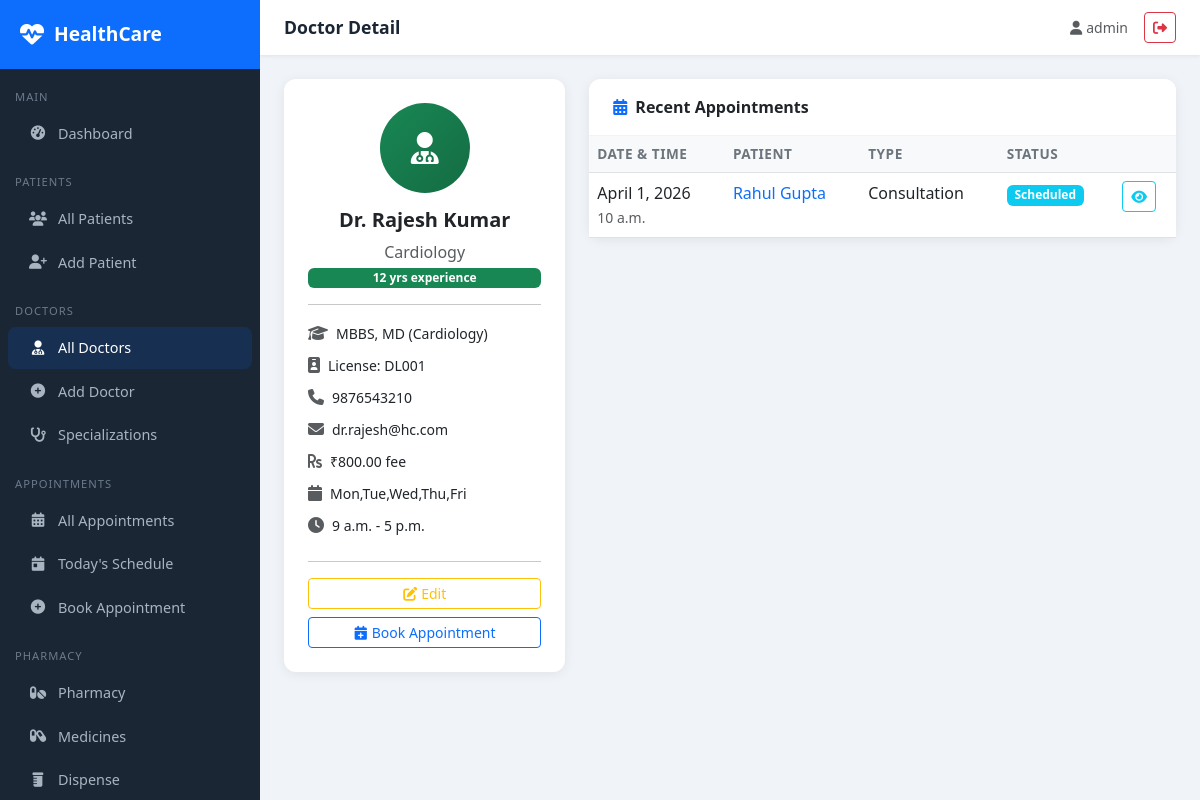
The page /doctors/1/ (signed in) on the database its author committed.
### doctors/models.py (models this page shows, shortened)
class Doctor(models.Model):
    user = models.OneToOneField(User, on_delete=models.SET_NULL, null=True, blank=True)
    first_name = models.CharField(max_length=100)
    last_name = models.CharField(max_length=100)
    specialization = models.ForeignKey(Specialization, on_delete=models.SET_NULL, null=True)
    qualification = models.CharField(max_length=200)
    experience_years = models.IntegerField(default=0)
    phone = models.CharField(max_length=15)
    email = models.EmailField()
    license_number = models.CharField(max_length=50, unique=True)
    consultation_fee = models.DecimalField(max_digits=8, decimal_places=2, default=0)
    available_days = models.CharField(max_length=100, blank=True, help_text="e.g. Mon,Tue,Wed")
    available_time_start = models.TimeField(null=True, blank=True)
    available_time_end = models.TimeField(null=True, blank=True)
    bio = models.TextField(blank=True)
    is_active = models.BooleanField(default=True)
    created_at = models.DateTimeField(auto_now_add=True)
    def __str__(self):
        return f"Dr. {self.first_name} {self.last_name}"

class Specialization(models.Model):
    name = models.CharField(max_length=100, unique=True)
    description = models.TextField(blank=True)
    def __str__(self):
        return self.name

### appointments/models.py (models this page shows, shortened)
class Appointment(models.Model):
    STATUS_CHOICES = [
        ('scheduled', 'Scheduled'),
        ('confirmed', 'Confirmed'),
        ('completed', 'Completed'),
        ('cancelled', 'Cancelled'),
        ('no_show', 'No Show'),
    ]
    TYPE_CHOICES = [
        ('consultation', 'Consultation'),
        ('follow_up', 'Follow Up'),
        ('emergency', 'Emergency'),
        ('routine_checkup', 'Routine Checkup'),
        ('lab_test', 'Lab Test'),
        ('surgery', 'Surgery'),
    ]
    patient = models.ForeignKey(Patient, on_delete=models.CASCADE, related_name='appointments')
    doctor = models.ForeignKey(Doctor, on_delete=models.CASCADE, related_name='appointments')
    appointment_date = models.DateField()
    appointment_time = models.TimeField()
    appointment_type = models.CharField(max_length=30, choices=TYPE_CHOICES, default='consultation')
    status = models.CharField(max_length=20, choices=STATUS_CHOICES, default='scheduled')
    reason = models.TextField(blank=True)
    notes = models.TextField(blank=True)
    follow_up_date = models.DateField(null=True, blank=True)
    created_at = models.DateTimeField(auto_now_add=True)
    updated_at = models.DateTimeField(auto_now=True)
    class Meta:
        ordering = ['-appointment_date', '-appointment_time']

### patients/models.py (models this page shows, shortened)
class Patient(models.Model):
    BLOOD_GROUP_CHOICES = [
        ('A+', 'A+'), ('A-', 'A-'), ('B+', 'B+'), ('B-', 'B-'),
        ('O+', 'O+'), ('O-', 'O-'), ('AB+', 'AB+'), ('AB-', 'AB-'),
    ]
    GENDER_CHOICES = [('M', 'Male'), ('F', 'Female'), ('O', 'Other')]
    user = models.OneToOneField(User, on_delete=models.SET_NULL, null=True, blank=True)
    first_name = models.CharField(max_length=100)
    last_name = models.CharField(max_length=100)
    date_of_birth = models.DateField()
    gender = models.CharField(max_length=1, choices=GENDER_CHOICES)
    blood_group = models.CharField(max_length=3, choices=BLOOD_GROUP_CHOICES, blank=True)
    phone = models.CharField(max_length=15)
    email = models.EmailField(blank=True)
    address = models.TextField()
    emergency_contact_name = models.CharField(max_length=100, blank=True)
    emergency_contact_phone = models.CharField(max_length=15, blank=True)
    allergies = models.TextField(blank=True, help_text="List known allergies")
    chronic_conditions = models.TextField(blank=True)
    insurance_provider = models.CharField(max_length=100, blank=True)
    insurance_id = models.CharField(max_length=50, blank=True)
    created_at = models.DateTimeField(auto_now_add=True)
    updated_at = models.DateTimeField(auto_now=True)
    def __str__(self):
        return f"{self.first_name} {self.last_name}"

### doctors/views.py (the view)
# urls.py: path('<int:pk>/', views.doctor_detail, name='doctor_detail'),
@login_required
def doctor_detail(request, pk):
    doctor = get_object_or_404(Doctor, pk=pk)
    appointments = doctor.appointments.order_by('-appointment_date')[:10]
    return render(request, 'doctors/doctor_detail.html', {'doctor': doctor, 'appointments': appointments})

### templates/doctors/doctor_detail.html (shortened to what this page needs)
{% extends 'base/base.html' %}
{% block page_title %}Doctor Detail{% endblock %}
{% block content %}
<div class="row g-4">
    <div class="col-md-4">
        <div class="card text-center p-4">
            <div style="width:90px;height:90px;background:linear-gradient(135deg,#198754,#146c43);border-radius:50%;display:flex;align-items:center;justify-content:center;margin:0 auto 15px;">
                <i class="fas fa-user-md fa-2x text-white"></i>
            </div>
            <h5 class="fw-bold">{{ doctor }}</h5>
            <p class="text-muted mb-1">{{ doctor.specialization }}</p>
            <span class="badge bg-success">{{ doctor.experience_years }} yrs experience</span>
            <hr>
            <div class="text-start">
                <div class="mb-2"><i class="fas fa-graduation-cap text-muted me-2"></i><small>{{ doctor.qualification }}</small></div>
                <div class="mb-2"><i class="fas fa-id-badge text-muted me-2"></i><small>License: {{ doctor.license_number }}</small></div>
                <div class="mb-2"><i class="fas fa-phone text-muted me-2"></i><small>{{ doctor.phone }}</small></div>
                <div class="mb-2"><i class="fas fa-envelope text-muted me-2"></i><small>{{ doctor.email }}</small></div>
                <div class="mb-2"><i class="fas fa-rupee-sign text-muted me-2"></i><small>₹{{ doctor.consultation_fee }} fee</small></div>
                {% if doctor.available_days %}
                <div class="mb-2"><i class="fas fa-calendar text-muted me-2"></i><small>{{ doctor.available_days }}</small></div>
                {% endif %}
                {% if doctor.available_time_start %}
                <div class="mb-2"><i class="fas fa-clock text-muted me-2"></i><small>{{ doctor.available_time_start }} - {{ doctor.available_time_end }}</small></div>
                {% endif %}
            </div>
            <hr>
            <div class="d-grid gap-2">
                <a href="{% url 'doctor_update' doctor.pk %}" class="btn btn-outline-warning btn-sm"><i class="fas fa-edit me-1"></i>Edit</a>
                <a href="{% url 'appointment_create' %}?doctor={{ doctor.pk }}" class="btn btn-outline-primary btn-sm"><i class="fas fa-calendar-plus me-1"></i>Book Appointment</a>
            </div>
        </div>
    </div>
    <div class="col-md-8">
        <div class="card">
            <div class="card-header py-3 px-4"><i class="fas fa-calendar-alt text-primary me-2"></i>Recent Appointments</div>
            <div class="card-body p-0">
                <div class="table-responsive">
                    <table class="table table-hover mb-0">
                        <thead><tr><th>Date & Time</th><th>Patient</th><th>Type</th><th>Status</th><th></th></tr></thead>
                        <tbody>
                        {% for appt in appointments %}
                        <tr>
                            <td>{{ appt.appointment_date }}<br><small class="text-muted">{{ appt.appointment_time }}</small></td>
                            <td><a href="{% url 'patient_detail' appt.patient.pk %}" class="text-decoration-none">{{ appt.patient }}</a></td>
                            <td>{{ appt.get_appointment_type_display }}</td>
                            <td><span class="badge badge-status-{{ appt.status }}">{{ appt.get_status_display }}</span></td>
                            <td><a href="{% url 'appointment_detail' appt.pk %}" class="btn btn-sm btn-outline-info"><i class="fas fa-eye"></i></a></td>
                        </tr>
                        {% empty %}
                        <tr><td colspan="5" class="text-center text-muted py-3">No appointments yet.</td></tr>
                        {% endfor %}
                        </tbody>
                    </table>
                </div>
            </div>
        </div>
    </div>
</div>
{% endblock %}

### templates/base/base.html (shortened to what this page needs)
<!DOCTYPE html>
<html lang="en">
<head>
    <link href="https://cdn.jsdelivr.net/npm/bootstrap@5.3.0/dist/css/bootstrap.min.css" rel="stylesheet">
    <link href="https://cdnjs.cloudflare.com/ajax/libs/font-awesome/6.4.0/css/all.min.css" rel="stylesheet">
</head>
<body>
{% if user.is_authenticated %}
<div class="sidebar">
    <div class="sidebar-brand">
        <i class="fas fa-heartbeat"></i>
        <span>HealthCare</span>
    </div>
    <nav class="mt-2">
        <div class="nav-section">Main</div>
        <a href="{% url 'dashboard' %}" class="nav-link {% if request.resolver_match.url_name == 'dashboard' %}active{% endif %}">
            <i class="fas fa-tachometer-alt"></i> Dashboard
        </a>
        <div class="nav-section">Patients</div>
        <a href="{% url 'patient_list' %}" class="nav-link {% if 'patient' in request.resolver_match.url_name %}active{% endif %}">
            <i class="fas fa-users"></i> All Patients
        </a>
        <a href="{% url 'patient_create' %}" class="nav-link">
            <i class="fas fa-user-plus"></i> Add Patient
        </a>
        <div class="nav-section">Doctors</div>
        <a href="{% url 'doctor_list' %}" class="nav-link {% if 'doctor' in request.resolver_match.url_name %}active{% endif %}">
            <i class="fas fa-user-md"></i> All Doctors
        </a>
        <a href="{% url 'doctor_create' %}" class="nav-link">
            <i class="fas fa-plus-circle"></i> Add Doctor
        </a>
        <a href="{% url 'specialization_list' %}" class="nav-link">
            <i class="fas fa-stethoscope"></i> Specializations
        </a>
        <div class="nav-section">Appointments</div>
        <a href="{% url 'appointment_list' %}" class="nav-link {% if 'appointment' in request.resolver_match.url_name %}active{% endif %}">
            <i class="fas fa-calendar-alt"></i> All Appointments
        </a>
        <a href="{% url 'today_appointments' %}" class="nav-link">
            <i class="fas fa-calendar-day"></i> Today's Schedule
        </a>
        <a href="{% url 'appointment_create' %}" class="nav-link">
            <i class="fas fa-plus-circle"></i> Book Appointment
        </a>
        <div class="nav-section">Pharmacy</div>
        <a href="{% url 'pharmacy_dashboard' %}" class="nav-link">
            <i class="fas fa-pills"></i> Pharmacy
        </a>
        <a href="{% url 'medicine_list' %}" class="nav-link">
            <i class="fas fa-capsules"></i> Medicines
        </a>
        <a href="{% url 'dispense_medicine' %}" class="nav-link">
            <i class="fas fa-prescription-bottle"></i> Dispense
        </a>
    </nav>
</div>
<div class="main-content">
    <div class="topbar">
        <span class="topbar-title">{% block page_title %}HealthCare Portal{% endblock %}</span>
        <div class="d-flex align-items-center gap-3">
            <span class="text-muted small"><i class="fas fa-user me-1"></i>{{ user.get_full_name|default:user.username }}</span>
            <a href="{% url 'logout' %}" class="btn btn-sm btn-outline-danger"><i class="fas fa-sign-out-alt"></i></a>
        </div>
    </div>
    <div class="page-content">
        {% block content %}{% endblock %}
    </div>
</div>
{% else %}
{% block public_content %}{% endblock %}
{% endif %}
</body>
</html>

### templates/base/base.html (style rules this page uses)
:root { --primary: #0d6efd; --sidebar-bg: #1a2634; --sidebar-width: 260px; }
body { background: #f0f4f8; font-family: 'Segoe UI', sans-serif; }
.sidebar { position: fixed; top: 0; left: 0; height: 100vh; width: var(--sidebar-width); background: var(--sidebar-bg); z-index: 1000; overflow-y: auto; transition: all 0.3s; }
.sidebar-brand { padding: 20px; background: #0d6efd; color: white; font-size: 1.2rem; font-weight: 700; display: flex; align-items: center; gap: 10px; }
.sidebar-brand i { font-size: 1.5rem; }
.nav-section { padding: 10px 15px 5px; font-size: 0.7rem; color: #6c7a8a; text-transform: uppercase; letter-spacing: 1px; margin-top: 10px; }
.sidebar .nav-link { color: #a8b5c0; padding: 10px 20px; border-radius: 8px; margin: 2px 8px; display: flex; align-items: center; gap: 10px; font-size: 0.9rem; transition: all 0.2s; }
.sidebar .nav-link:hover, .sidebar .nav-link.active { background: rgba(13,110,253,0.15); color: #fff; }
.sidebar .nav-link i { width: 20px; text-align: center; }
.main-content { margin-left: var(--sidebar-width); min-height: 100vh; }
.topbar { background: #fff; padding: 12px 24px; box-shadow: 0 1px 4px rgba(0,0,0,0.08); display: flex; justify-content: space-between; align-items: center; position: sticky; top: 0; z-index: 999; }
.topbar-title { font-weight: 600; color: #1a2634; font-size: 1.1rem; }
.page-content { padding: 24px; }
.card { border: none; border-radius: 12px; box-shadow: 0 2px 12px rgba(0,0,0,0.07); }
.card-header { background: #fff; border-bottom: 1px solid #f0f4f8; border-radius: 12px 12px 0 0 !important; font-weight: 600; }
.badge-status-scheduled { background: #0dcaf0; }
.table th { font-weight: 600; background: #f8f9fa; font-size: 0.85rem; text-transform: uppercase; letter-spacing: 0.5px; color: #6c757d; }

### rows shown on the page
Doctor: first_name+last_name "Dr. Rajesh Kumar", specialization "Cardiology", experience_years "12", qualification "MBBS, MD (Cardiology)", license_number "DL001", phone "9876543210", email "dr.rajesh@hc.com", consultation_fee "800.00", available_days "Mon,Tue,Wed,Thu,Fri", available_time_start "9 a.m.", available_time_end "5 p.m."
Appointment: appointment_date "April 1, 2026", appointment_time "10 a.m.", patient "Rahul Gupta", appointment_type "Consultation", status "Scheduled"

### other values the page prints
{{ user.get_full_name|default:user.username }} "admin"
